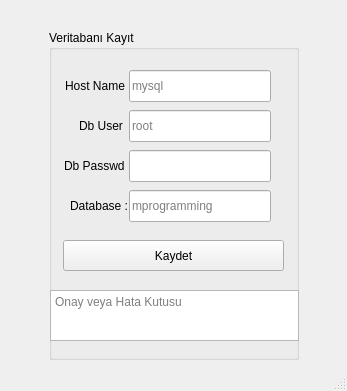
<?xml version="1.0" encoding="UTF-8"?>
<ui version="4.0">
 <class>MainWindow</class>
 <widget class="QMainWindow" name="MainWindow">
  <property name="geometry">
   <rect>
    <x>0</x>
    <y>0</y>
    <width>347</width>
    <height>391</height>
   </rect>
  </property>
  <property name="windowTitle">
   <string>Veritabanı Kayıt Ekranı</string>
  </property>
  <widget class="QWidget" name="centralwidget">
   <widget class="QGroupBox" name="groupBox">
    <property name="geometry">
     <rect>
      <x>49</x>
      <y>30</y>
      <width>250</width>
      <height>330</height>
     </rect>
    </property>
    <property name="maximumSize">
     <size>
      <width>250</width>
      <height>330</height>
     </size>
    </property>
    <property name="title">
     <string>Veritabanı Kayıt</string>
    </property>
    <widget class="QPushButton" name="pushButton">
     <property name="geometry">
      <rect>
       <x>14</x>
       <y>210</y>
       <width>221</width>
       <height>31</height>
      </rect>
     </property>
     <property name="text">
      <string>Kaydet</string>
     </property>
    </widget>
    <widget class="QLabel" name="label">
     <property name="geometry">
      <rect>
       <x>16</x>
       <y>40</y>
       <width>61</width>
       <height>32</height>
      </rect>
     </property>
     <property name="text">
      <string>Host Name :</string>
     </property>
    </widget>
    <widget class="QLabel" name="label_2">
     <property name="geometry">
      <rect>
       <x>30</x>
       <y>80</y>
       <width>47</width>
       <height>32</height>
      </rect>
     </property>
     <property name="text">
      <string>Db User :</string>
     </property>
    </widget>
    <widget class="QLabel" name="label_3">
     <property name="geometry">
      <rect>
       <x>15</x>
       <y>120</y>
       <width>61</width>
       <height>32</height>
      </rect>
     </property>
     <property name="text">
      <string>Db Passwd :</string>
     </property>
    </widget>
    <widget class="QLabel" name="label_4">
     <property name="geometry">
      <rect>
       <x>21</x>
       <y>160</y>
       <width>61</width>
       <height>32</height>
      </rect>
     </property>
     <property name="text">
      <string>Database :</string>
     </property>
    </widget>
    <widget class="QLineEdit" name="lineEdit">
     <property name="geometry">
      <rect>
       <x>80</x>
       <y>40</y>
       <width>142</width>
       <height>32</height>
      </rect>
     </property>
     <property name="maxLength">
      <number>30</number>
     </property>
     <property name="placeholderText">
      <string>mysql</string>
     </property>
    </widget>
    <widget class="QLineEdit" name="lineEdit_2">
     <property name="geometry">
      <rect>
       <x>80</x>
       <y>80</y>
       <width>142</width>
       <height>32</height>
      </rect>
     </property>
     <property name="maxLength">
      <number>20</number>
     </property>
     <property name="echoMode">
      <enum>QLineEdit::NoEcho</enum>
     </property>
     <property name="placeholderText">
      <string>root</string>
     </property>
    </widget>
    <widget class="QLineEdit" name="lineEdit_3">
     <property name="geometry">
      <rect>
       <x>80</x>
       <y>120</y>
       <width>142</width>
       <height>32</height>
      </rect>
     </property>
     <property name="echoMode">
      <enum>QLineEdit::Password</enum>
     </property>
    </widget>
    <widget class="QLineEdit" name="lineEdit_4">
     <property name="geometry">
      <rect>
       <x>80</x>
       <y>160</y>
       <width>142</width>
       <height>32</height>
      </rect>
     </property>
     <property name="placeholderText">
      <string>mprogramming</string>
     </property>
    </widget>
    <widget class="QTextBrowser" name="textBrowser">
     <property name="geometry">
      <rect>
       <x>1</x>
       <y>260</y>
       <width>249</width>
       <height>51</height>
      </rect>
     </property>
     <property name="html">
      <string>&lt;!DOCTYPE HTML PUBLIC &quot;-//W3C//DTD HTML 4.0//EN&quot; &quot;http://www.w3.org/TR/REC-html40/strict.dtd&quot;&gt;
&lt;html&gt;&lt;head&gt;&lt;meta name=&quot;qrichtext&quot; content=&quot;1&quot; /&gt;&lt;style type=&quot;text/css&quot;&gt;
p, li { white-space: pre-wrap; }
&lt;/style&gt;&lt;/head&gt;&lt;body style=&quot; font-family:'MS Shell Dlg 2'; font-size:8.25pt; font-weight:400; font-style:normal;&quot;&gt;
&lt;p style=&quot;-qt-paragraph-type:empty; margin-top:0px; margin-bottom:0px; margin-left:0px; margin-right:0px; -qt-block-indent:0; text-indent:0px; font-family:'MS Shell Dlg 2';&quot;&gt;&lt;br /&gt;&lt;/p&gt;&lt;/body&gt;&lt;/html&gt;</string>
     </property>
     <property name="placeholderText">
      <string>Onay veya Hata Kutusu</string>
     </property>
    </widget>
   </widget>
  </widget>
  <widget class="QMenuBar" name="menubar">
   <property name="geometry">
    <rect>
     <x>0</x>
     <y>0</y>
     <width>347</width>
     <height>21</height>
    </rect>
   </property>
  </widget>
  <widget class="QStatusBar" name="statusbar"/>
 </widget>
 <resources/>
 <connections/>
</ui>
